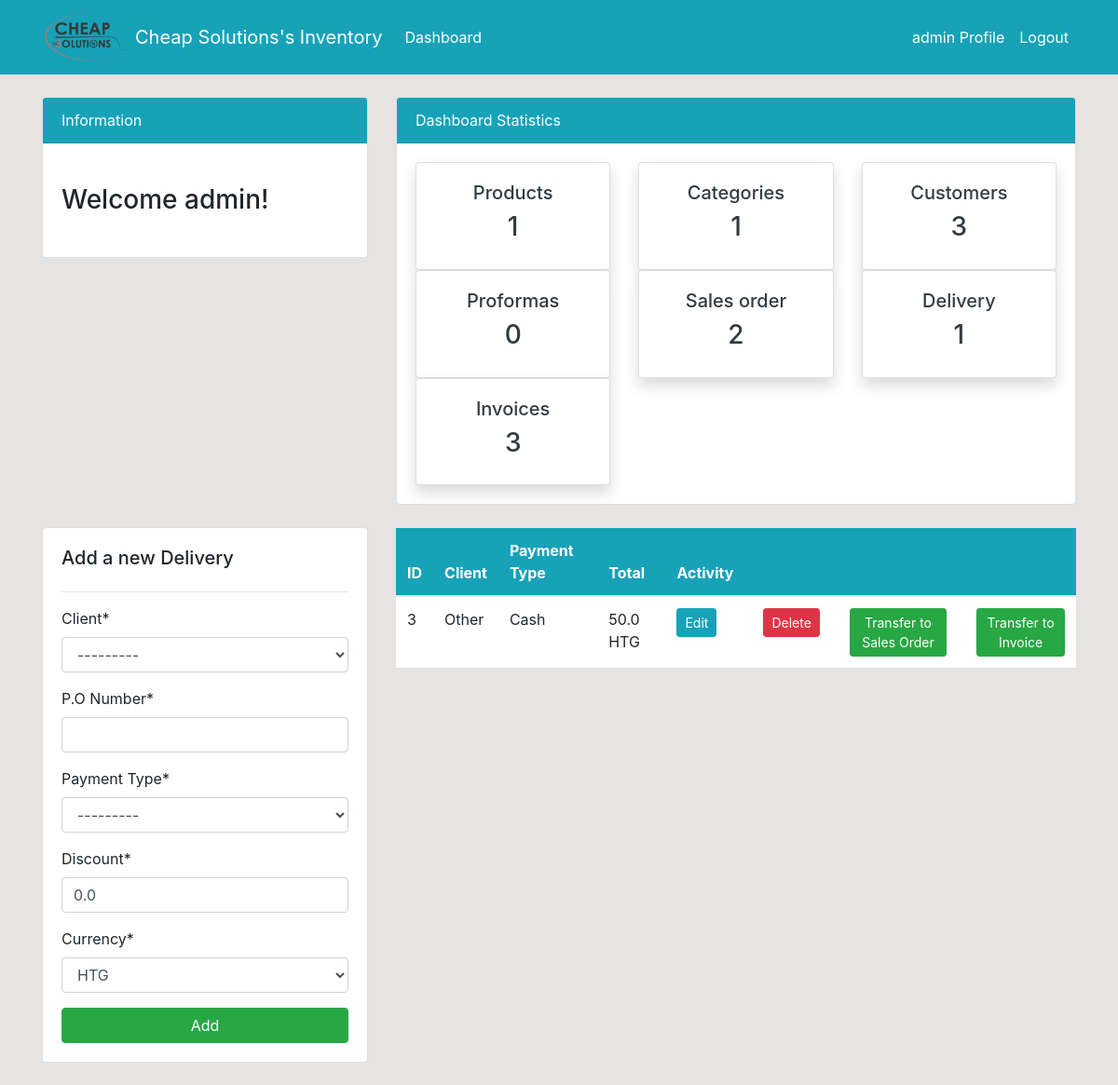
Page /delivery/ (signed in) on the committed database.
### dashboard/models.py (models this page shows, shortened)
class Invoice(models.Model):
    Type   = models.CharField('Invoice Type',
                                   max_length = 50,
                                   choices = Invoice_Type,
                                   null = True)
    client = models.ForeignKey(Customer, on_delete=models.SET_NULL, null=True)
    name_backup = models.CharField(max_length=500, null = True)
    email_backup = models.EmailField(max_length=254, null=True)
    phone_backup = models.PositiveIntegerField(null=True)
    address_backup = models.CharField(max_length=500, null=True )
    PoNumber = models.IntegerField('P.O Number',null=True)
    PaymentType = models.CharField('Payment Type',
                                   max_length=50,
                                   choices=Payment_Type,
                                   null=True)
    Date   = models.DateTimeField('Date',
                              default=datetime.now, blank=True
                              )
    Total = models.FloatField(null=True, default = 0.0)
    discount = models.FloatField('Discount',null=True, default = 0.0)
    Balance = models.FloatField(null=True)
    currency = models.CharField(max_length=50, choices=Currency_Category,default='HTG',null=True)
    class Meta:
        ordering = ('Date',)

### dashboard/views.py (the view)
# urls.py: path('delivery/', views.invoices_delivery, name='dashboard-invoices-delivery'),#delivery
@login_required(login_url='user-login')
def invoices_delivery(request):
    proforma = Proforma.objects.all().order_by('-id',)
    proforma_count = proforma.count()
    invoice_count = 0
    invoice = Invoice.objects.all().order_by('-id',)
    for inv in invoice:
        if inv.Type == "Invoice":
            invoice_count += 1
    invoice_salesorder_count = 0
    invoice = Invoice.objects.all().order_by('-id',)
    for inv in invoice:
        if inv.Type == "Sales Order":
            invoice_salesorder_count += 1
    invoice_delivery_count = 0
    invoice = Invoice.objects.all().order_by('-id',)
    for inv in invoice:
        if inv.Type == "Delivery":
            invoice_delivery_count += 1
    category = Category.objects.all().order_by('-id',)
    category_count = category.count()
    product = Product.objects.all().order_by('-id',)
    product_count = product.count()
    customer = Customer.objects.all()
    customer_count = customer.count()
    order = Order.objects.all().order_by('-id',)
    order_count = order.count()
    """"""
    if request.method == 'POST':
        form = InvoiceForm(request.POST)
        if request.POST.get("client"):
          custo = Customer.objects.get(id=int(request.POST.get("client")))
          request.POST._mutable = True
          request.POST['name_backup'] = custo.name
          request.POST['email_backup'] = custo.email
          request.POST['phone_backup'] = custo.phone
          request.POST['address_backup'] = custo.address
          request.POST['Type'] = "Delivery"
        if form.is_valid():
          form.save()
          messages.success(request, f'A delivery has been added')
          return redirect('dashboard-invoices-delivery')
    else:
       form = InvoiceForm()
    context = {
        'delivery': invoice_delivery_count,
        'salesorder': invoice_salesorder_count,
        'proforma':proforma,
        'proforma_count':proforma_count,
        'invoice': invoice,
        'invoice_count': invoice_count,
        'category': category,
        'category_count': category_count,
        'product': product,
        'form': form,
        'customer_count': customer_count,
        'product_count': product_count,
        'order_count': order_count,
    }
    return render(request, 'dashboard/invoice_delivery.html', context)

### dashboard/forms.py
class InvoiceForm(forms.ModelForm):
  class Meta:
    model = Invoice
    fields = ['client',
                  'PoNumber',
                  'PaymentType',
                  'discount',
                  'currency',
                  'name_backup',
                  'email_backup',
                  'phone_backup',
                  'address_backup',
                  'Type',]
  def __init__(self, *args, **kwargs):
    super(InvoiceForm, self).__init__(*args, **kwargs)
    for field in self.fields:
      self.fields['name_backup'].widget = forms.HiddenInput()
      self.fields['email_backup'].widget = forms.HiddenInput()
      self.fields['phone_backup'].widget = forms.HiddenInput()
      self.fields['address_backup'].widget = forms.HiddenInput()
      self.fields['Type'].widget = forms.HiddenInput()

### dashboard/models.py (called while the page is built)
    def __str__(self):
        return '{0}'.format(self.name)

### templates/dashboard/invoice_delivery.html (shortened to what this page needs)
{% extends 'partials/base.html' %} {% block title %}Invoices Page{% endblock %} {% load crispy_forms_tags %}
{% block content %} {% include 'partials/topside.html' %}
<div class="row my-4">
	<div class="col-md-4">
		<div class="card card-body">
			<h5>Add a new Delivery</h5>
			<hr>
			<form method="POST">
				{% csrf_token %} {{ form|crispy }}
				<input class="btn btn-success btn-block" type="submit" value="Add">
            </form>
        </div>
    </div>
    <div class="col-md-8">
        <table class="table bg-white">
            <thead class="bg-info text-white">
                <tr>
                    <th scope="col">ID</th>
                    <th scope="col">Client</th>
                    <th scope="col">Payment Type</th>
                    <th scope="col">Total</th>
                    <th scope="col">Activity</th>
                    <th scope="col"></th>
										<th scope="col"></th>
										<th scope="col"></th>
                </tr>
            </thead>
            <tbody>
                {% for invoice in invoice %}
								{% if invoice.Type == "Delivery" %}
                <tr>
                    <td>{{ invoice.id }}</td>
                    <td>{{ invoice.name_backup }}</td>
                    <td>{{ invoice.PaymentType }}</td>
                   <td>{{ invoice.Total }} {{ invoice.currency }}</td>
                    <td>
                        <a class="btn btn-info btn-sm mr-2"
                            href="{% url 'dashboard-invoices-edit-product' invoice.id %}">Edit</a>
                    </td>
                    <td>
                      <a class="btn btn-danger btn-sm ml-2"
                            href="{% url 'dashboard-invoices-delete' invoice.id %}">Delete</a>
                    </td>
										<td>
                      <a class="btn btn-success btn-sm ml-2"
                            href="{% url 'dashboard-invoices-tranfer-salesorder' invoice.id %}">Transfer to Sales Order</a>
                    </td>
										<td>
                      <a class="btn btn-success btn-sm ml-2"
                            href="{% url 'dashboard-invoices-tranfer-invoice' invoice.id %}">Transfer to Invoice</a>
                    </td>
                </tr>
								{% endif %}
                {% endfor %}
            </tbody>
        </table>
    </div>
</div>
{% endblock %}

### templates/partials/nav.html (shortened to what this page needs)
{% load static %}
<nav class="navbar navbar-expand-lg navbar-info bg-info">
    <div class="container">
        <img class="img2" src="{% static '/img/Cheap solution logo.png' %}" alt="Cheap Solutions" style="width: 100%; max-width: 100px" />
        <a class="navbar-brand text-white" href="{% url 'dashboard-index' %}">Cheap Solutions's Inventory</a>
        {% if user.is_authenticated %}
        <div class="collapse navbar-collapse" id="navbarSupportedContent">
            <ul class="navbar-nav mr-auto">
                <li class="nav-item active">
                    <a class="nav-link text-white" href="{% url 'dashboard-index' %}">Dashboard </a>
                </li>
            </ul>
            <ul class="navbar-nav ml-auto">
                <li class="nav-item active">
                    <a class="nav-link text-white" href="{% url 'user-profile' %}">{{ user.username }} Profile
                        <span class="sr-only">(current)</span></a>
                </li>
                <li class="nav-item">
                    <a class="nav-link text-white" href="{% url 'user-logout' %}">Logout</a>
                </li>
            </ul>
            {% endif %}
        </div>
    </div>
</nav>

### templates/partials/topside.html
<div class="row">
    <div class="col-md-4 mt-4">
        <div class="card">
            <div class="card-header bg-info text-white">
                Information
            </div>
            <div class="card-body">
                <marquee behavior="" direction="">
                    <h3 class="my-4">Welcome {{ user.username }}!</h3>
                </marquee>
            </div>
        </div>
    </div>
    <div class="col-md-8 mt-4">
        <div class="card">
            <div class="card-header bg-info text-white">
                Dashboard Statistics
            </div>
            <div class="card-body">
                <div class="row">
                    <div class="col-md-4">
                        <a class="text-decoration-none text-dark" href="{% url 'dashboard-products' %}">
                            <div class="card my-card shadow">
                                <div class="card-body text-center">
                                    <h5>Products </h5>
                                    <h3>{{ product_count }}</h3>
                                </div>
                            </div>
                        </a>
                    </div>
                    <div class="col-md-4">
                        <a class="text-decoration-none text-dark" href="{% url 'dashboard-products-category' %}">
                            <div class="card my-card shadow">
                                <div class="card-body text-center">
                                    <h5>Categories </h5>
                                    <h3>{{ category_count }}</h3>
                                </div>
                            </div>
                        </a>
                    </div>
                     <div class="col-md-4">
                        <a class="text-decoration-none text-dark" href="{% url 'dashboard-customers' %}">
                            <div class="card my-card shadow">
                                <div class="card-body text-center">
                                    <h5>Customers</h5>
                                    <h3>{{customer_count}}</h3>
                                </div>
                            </div>
                        </a>
                    </div>
                    <div class="col-md-4">
                        <a class="text-decoration-none text-dark" href="{% url 'dashboard-proformas' %}">
                            <div class="card my-card shadow">
                                <div class="card-body text-center">
                                    <h5>Proformas </h5>
                                    <h3>{{ proforma_count }}</h3>
                                </div>
                            </div>
                        </a>
                    </div>
                    <div class="col-md-4">
                        <a class="text-decoration-none text-dark" href="{% url 'dashboard-invoices-salesorder' %}">
                            <div class="card my-card shadow">
                                <div class="card-body text-center">
                                    <h5>Sales order</h5>
                                    <h3>{{ salesorder }}</h3>
                                </div>
                            </div>
                        </a>
                    </div>
                    <div class="col-md-4">
                        <a class="text-decoration-none text-dark" href="{% url 'dashboard-invoices-delivery' %}">
                            <div class="card my-card shadow">
                                <div class="card-body text-center">
                                    <h5>Delivery</h5>
                                  <h3>{{ delivery }}</h3>
                                </div>
                            </div>
                        </a>
                    </div>
                    <div class="col-md-4">
                        <a class="text-decoration-none text-dark" href="{% url 'dashboard-invoices' %}">
                            <div class="card my-card shadow">
                                <div class="card-body text-center">
                                    <h5>Invoices </h5>
                                    <h3>{{ invoice_count }}</h3>
                                </div>
                            </div>
                        </a>
                    </div>
                </div>
            </div>
        </div>
    </div>
</div>

### static/style.css (style rules this page uses)
body { background: rgb(230, 227, 227); }

### templates/partials/nav.html (style rules this page uses)
.img2 { -webkit-filter: grayscale(100%); filter: grayscale(100%); }

### rows in the picture
Invoice: id "3", name_backup "Other", PaymentType "Cash", Total "50.0", currency "HTG"

### other values in the picture
{{ user.username }} "admin"
{{ product_count }} "1"
{{ category_count }} "1"
{{ customer_count }} "3"
{{ proforma_count }} "0"
{{ salesorder }} "2"
{{ delivery }} "1"
{{ invoice_count }} "3"
